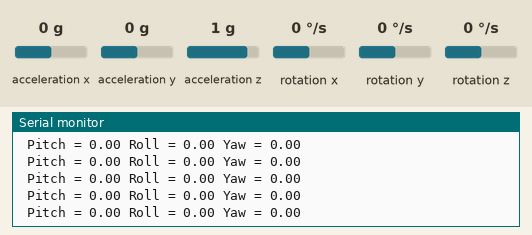
The sketch below on a simulated Arduino Leonardo, built with avr-gcc and run on an emulated ATmega32U4. Shown: the last lines printed to the serial monitor. Inputs (shaded band) come from the test bench; at power-on: acceleration x 0 g, acceleration y 0 g, acceleration z 1 g, rotation z 0 °/s, rotation x 0 °/s, rotation y 0 °/s. The sensor or clock chip raises its interrupt line as the real part does; USB keyboard and mouse output is not drawn.

Above: at 1.7 s.
1.8 s: acceleration x set to -1.4 g
At 2.4 s:
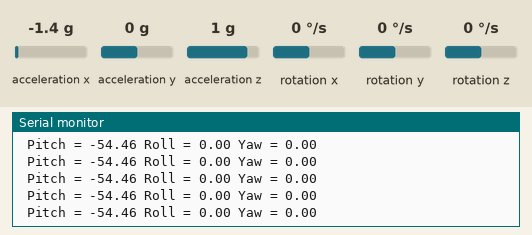
3.3 s: acceleration y set to -1.4 g
At 4.2 s:
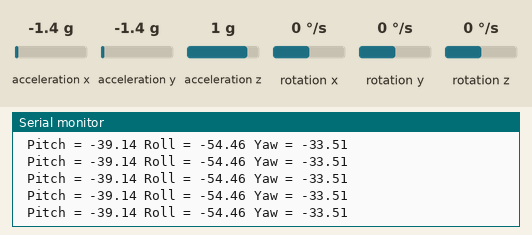
4.8 s: acceleration z set to -1.4 g
At 5.9 s:
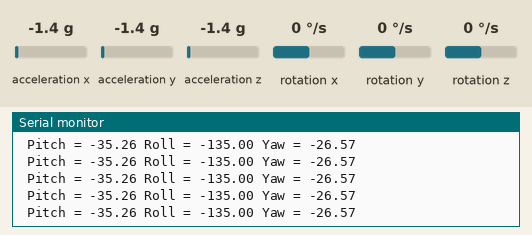
6.3 s: acceleration x set to 0.8 g
At 6.8 s:
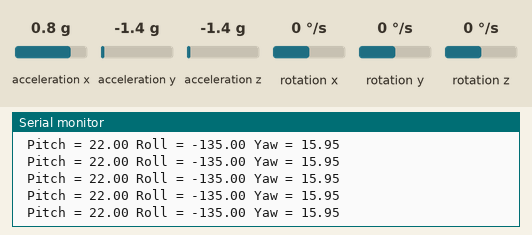
9.3 s: rotation z set to -192 °/s
At 10.2 s:
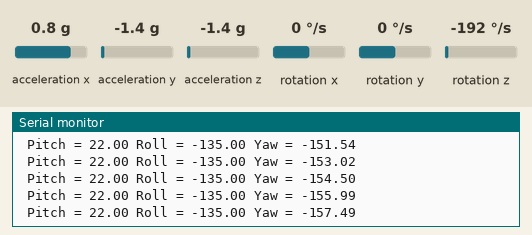
10.8 s: acceleration z set to 0 g
At 11.5 s:
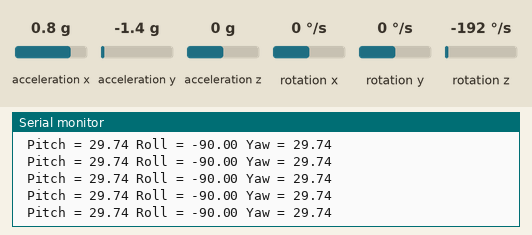
Timing chart, 0 to 13.8 s (numbered marks = the images above; inputs shaded):
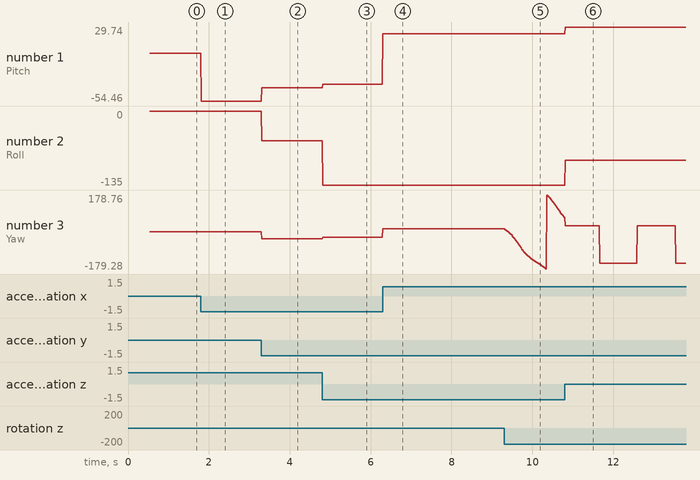

The sketch:

gyro_gamepad.ino
```cpp
/*
    MPU6050 Triple Axis Gyroscope & Accelerometer. Pitch & Roll Accelerometer:
    https://github.com/jarzebski/Arduino-MPU6050
    HID Gamepad:
    https://github.com/NicoHood/HID/wiki/Gamepad-API
*/

#include "I2Cdev.h"
#include "MPU6050_6Axis_MotionApps20.h"
#include "HID-Project.h"

// Arduino Wire library is required if I2Cdev I2CDEV_ARDUINO_WIRE implementation
// is used in I2Cdev.h
#if I2CDEV_IMPLEMENTATION == I2CDEV_ARDUINO_WIRE
    #include "Wire.h"
#endif

#define AXIS_MAX 32767
#define INTERRUPT_PIN 4

MPU6050 mpu;

// MPU control/status vars
bool dmpReady = false;  // set true if DMP init was successful
uint8_t mpuIntStatus;   // holds actual interrupt status byte from MPU
uint8_t devStatus;      // return status after each device operation (0 = success, !0 = error)
uint16_t packetSize;    // expected DMP packet size (default is 42 bytes)
uint16_t fifoCount;     // count of all bytes currently in FIFO
uint8_t fifoBuffer[64]; // FIFO storage buffer

// orientation/motion vars
Quaternion q;           // [w, x, y, z]         quaternion container
VectorFloat gravity;    // [x, y, z]            gravity vector
float ypr[3];           // [yaw, pitch, roll]   yaw/pitch/roll container and gravity vector

uint16_t joy_x = 0;
uint16_t joy_y = 0;
uint16_t joy_z = 0;

// ================================================================
// ===               INTERRUPT DETECTION ROUTINE                ===
// ================================================================

void dmpDataReady() {
  mpuIntStatus = mpu.getIntStatus();

  // get current FIFO count
  fifoCount = mpu.getFIFOCount();

  // check for overflow (this should never happen unless our code is too inefficient)
  if ((mpuIntStatus & 0x10) || fifoCount == 1024) {
      // reset so we can continue cleanly
      mpu.resetFIFO();
      Serial.println(F("FIFO overflow!"));

  // otherwise, check for DMP data ready interrupt (this should happen frequently)
  } else if (mpuIntStatus & 0x02) {
    // wait for correct available data length, should be a VERY short wait
    while (fifoCount < packetSize) fifoCount = mpu.getFIFOCount();

    // read a packet from FIFO
    mpu.getFIFOBytes(fifoBuffer, packetSize);

    // track FIFO count here in case there is > 1 packet available
    // (this lets us immediately read more without waiting for an interrupt)
    fifoCount -= packetSize;


    // display Euler angles in degrees
    mpu.dmpGetQuaternion(&q, fifoBuffer);
    mpu.dmpGetGravity(&gravity, &q);
    mpu.dmpGetYawPitchRoll(ypr, &q, &gravity);

    float yaw = ypr[0] * 180/M_PI;
    float pitch = ypr[1] * 180/M_PI;
    float roll = ypr[2] * 180/M_PI;

    // Output raw
    Serial.print(" Pitch = ");
    Serial.print(pitch);
    Serial.print(" Roll = ");
    Serial.print(roll);
    Serial.print(" Yaw = ");
    Serial.println(yaw);

    joy_x = (pitch/180)*AXIS_MAX;
    joy_y = (roll/180)*AXIS_MAX;
    joy_z = (yaw/180)*AXIS_MAX;

    // Move x/y Axis to a new position (16bit)
    Gamepad.xAxis(joy_x);
    Gamepad.yAxis(joy_y);
    Gamepad.zAxis(joy_z);

    Gamepad.write();
  }
}

// ================================================================
// ===                      INITIAL SETUP                       ===
// ================================================================

void setup() {
    // join I2C bus (I2Cdev library doesn't do this automatically)
    #if I2CDEV_IMPLEMENTATION == I2CDEV_ARDUINO_WIRE
        Wire.begin();
        Wire.setClock(400000); // 400kHz I2C clock. Comment this line if having compilation difficulties
    #elif I2CDEV_IMPLEMENTATION == I2CDEV_BUILTIN_FASTWIRE
        Fastwire::setup(400, true);
    #endif

    Serial.begin(115200);
    while (!Serial); // wait for Leonardo enumeration, others continue immediately

    // initialize device
    Serial.println(F("Initializing I2C devices..."));
    mpu.initialize();
    pinMode(INTERRUPT_PIN, INPUT);

    // verify connection
    Serial.println(F("Testing device connections..."));
    Serial.println(mpu.testConnection() ? F("MPU6050 connection successful") : F("MPU6050 connection failed"));

    // load and configure the DMP
    Serial.println(F("Initializing DMP..."));
    devStatus = mpu.dmpInitialize();

    // supply your own gyro offsets here, scaled for min sensitivity
    mpu.setXGyroOffset(220);
    mpu.setYGyroOffset(76);
    mpu.setZGyroOffset(-85);
    mpu.setZAccelOffset(1788); // 1688 factory default for my test chip

    // make sure it worked (returns 0 if so)
    if (devStatus == 0) {
        // turn on the DMP, now that it's ready
        Serial.println(F("Enabling DMP..."));
        mpu.setDMPEnabled(true);

        // enable Arduino interrupt detection
        Serial.println(F("Enabling interrupt detection (Arduino external interrupt 0)..."));
        attachInterrupt(digitalPinToInterrupt(INTERRUPT_PIN), dmpDataReady, RISING);
        mpuIntStatus = mpu.getIntStatus();

        // set our DMP Ready flag so the main loop() function knows it's okay to use it
        Serial.println(F("DMP ready! Waiting for first interrupt..."));
        dmpReady = true;

        // get expected DMP packet size for later comparison
        packetSize = mpu.dmpGetFIFOPacketSize();
    } else {
        // ERROR!
        // 1 = initial memory load failed
        // 2 = DMP configuration updates failed
        // (if it's going to break, usually the code will be 1)
        Serial.print(F("DMP Initialization failed (code "));
        Serial.print(devStatus);
        Serial.println(F(")"));
    }

  Gamepad.begin();
}

// ================================================================
// ===                    MAIN PROGRAM LOOP                     ===
// ================================================================

void loop() {
  // if programming failed, don't try to do anything
  if (!dmpReady) return;

  delay(100);
}
```

Measured:
- after the input at 1.8 s, the serial monitor: prints a new line at once (image 1)
- after the input at 3.3 s, the serial monitor: prints a new line at once (image 2)
- after the input at 4.8 s, the serial monitor: prints a new line at once (image 3)
- after the input at 6.3 s, the serial monitor: prints a new line at once (image 4)
- after the input at 9.3 s, the serial monitor: prints a new line at once (image 5)
- plotted number 1: 0 → -54.46 after the input at 1.8 s, -54.46 → -39.14 after the input at 3.3 s, -39.14 → -35.26 after the input at 4.8 s, -35.26 → 22 after the input at 6.3 s
- plotted number 2: -54.46 → -135 after the input at 4.8 s
- plotted number 3: 0 → -33.51 after the input at 3.3 s, -33.51 → -26.57 after the input at 4.8 s, -26.57 → 15.95 after the input at 6.3 s, 15.95 → 72.31 after the input at 9.3 s
